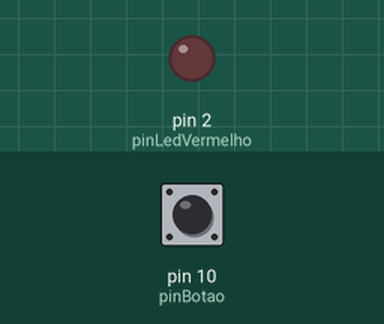
Bench run of a sketch on a simulated Arduino Uno, built with avr-gcc and run on an emulated ATmega328P. Shown: output pins drawn as LEDs (lit = HIGH). Dashed ring = blinking. The inputs (shaded band) are chosen by the test bench; at power-on: pin 10 (pinBotao) LOW. What the sketch prints to the serial monitor is not drawn.

Above: at 1.2 s.
1.3 s: pin 10 (pinBotao) pulled HIGH for 1 s
At 1.4 s:
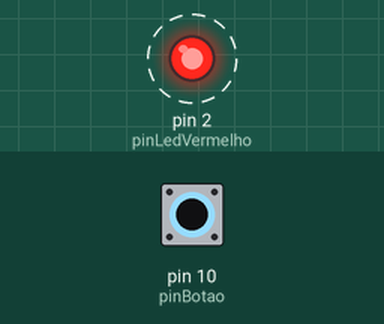
4.3 s: pin 10 (pinBotao) pulled HIGH for 3.2 s
At 8.2 s:
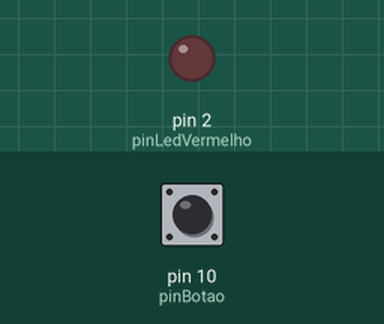
Timing chart, 0 to 9.7 s (numbered marks = the images above; inputs shaded):
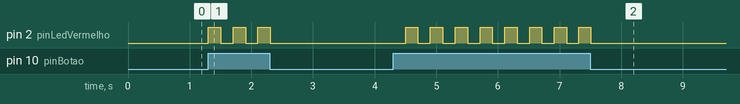

Measured:
- after the input at 1.3 s, pin 2 (pinLedVermelho): alternates HIGH for 0.20 s and LOW for 0.20 s, 6 changes in all, then stays LOW, starting at once
- after the input at 4.3 s, pin 2 (pinLedVermelho): alternates HIGH for 0.20 s and LOW for 0.20 s, 16 changes in all, then stays LOW, starting after 0.20 s

The sketch:

aula_34_botao1.ino
```cpp
/* Maria Eduarda Silva
11/03/2025
ATIVIDADE : ligar o botao
aula 34
*/
//READ LER
// bool estadoBotao= digitalRead(pinBotao);
//digitalWrite(pinLedVermelho, estadoBotao);

#define pinBotao 10
#define pinLedVermelho 2

unsigned long  tempoInicial = 0;
bool estadoLedVermelho = 0;


void setup()
{
  Serial.begin(9600);
  pinMode(pinLedVermelho,OUTPUT);
  pinMode(pinBotao,INPUT);
}
void loop()
{

 /* bool estadoBotao= digitalRead(pinBotao);
  digitalWrite(pinLedVermelho, estadoBotao);
 */

   unsigned long tempoAtual = millis ();

  bool estadoBotao = digitalRead(pinBotao);
  Serial.println(estadoBotao);

  if(estadoBotao){ //ligar o led

  if(tempoAtual - tempoInicial >= 200){
  estadoLedVermelho = !estadoLedVermelho;
  digitalWrite(pinLedVermelho, estadoLedVermelho);
   tempoInicial = tempoAtual;
  }
  }else
    digitalWrite(pinLedVermelho,LOW);

}
    
```
